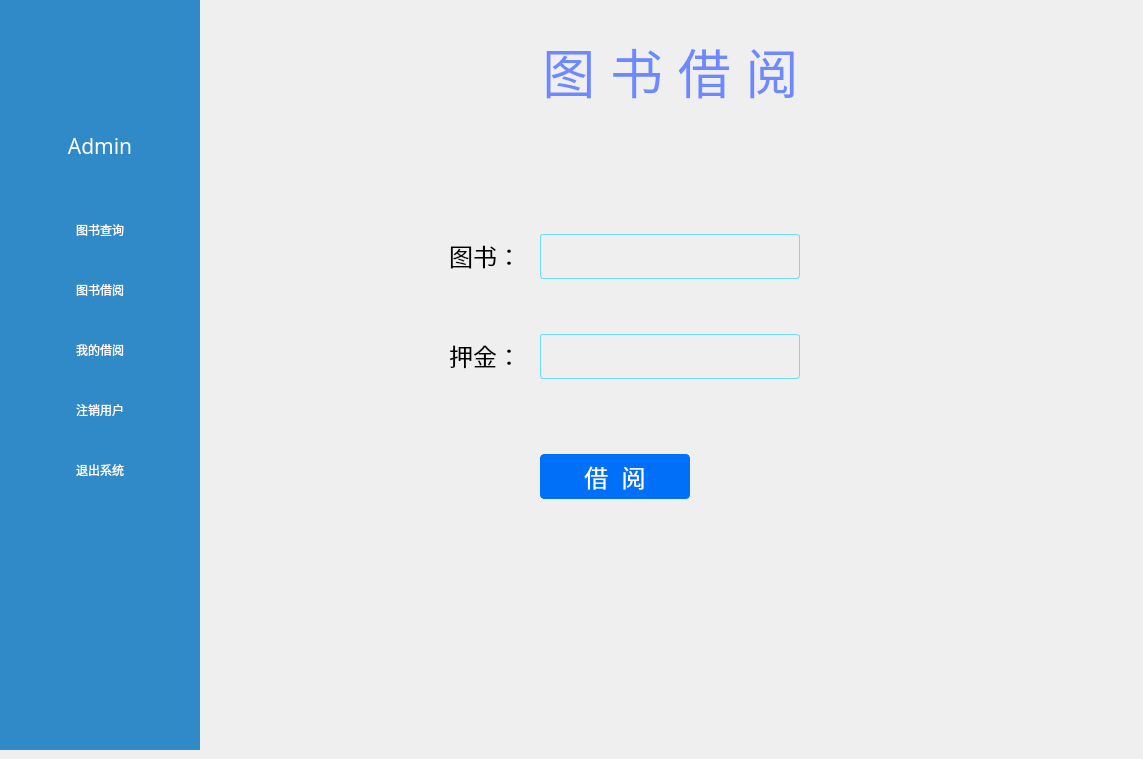
<?xml version="1.0" encoding="UTF-8"?>
<ui version="4.0">
 <class>FormUser</class>
 <widget class="QWidget" name="FormUser">
  <property name="geometry">
   <rect>
    <x>0</x>
    <y>0</y>
    <width>1143</width>
    <height>759</height>
   </rect>
  </property>
  <property name="windowTitle">
   <string>Form</string>
  </property>
  <widget class="QWidget" name="widget" native="true">
   <property name="geometry">
    <rect>
     <x>0</x>
     <y>0</y>
     <width>200</width>
     <height>750</height>
    </rect>
   </property>
   <property name="styleSheet">
    <string notr="true">#widget{
	background-color: rgb(48, 138, 199);
}</string>
   </property>
   <widget class="QLabel" name="lb_user">
    <property name="geometry">
     <rect>
      <x>0</x>
      <y>130</y>
      <width>200</width>
      <height>31</height>
     </rect>
    </property>
    <property name="font">
     <font>
      <family>方正舒体</family>
      <pointsize>16</pointsize>
      <weight>50</weight>
      <bold>false</bold>
     </font>
    </property>
    <property name="styleSheet">
     <string notr="true">color: rgb(255, 255, 255);</string>
    </property>
    <property name="text">
     <string>Admin</string>
    </property>
    <property name="alignment">
     <set>Qt::AlignCenter</set>
    </property>
   </widget>
   <widget class="QPushButton" name="btn_head">
    <property name="geometry">
     <rect>
      <x>60</x>
      <y>30</y>
      <width>81</width>
      <height>81</height>
     </rect>
    </property>
    <property name="styleSheet">
     <string notr="true">border:none;</string>
    </property>
    <property name="text">
     <string/>
    </property>
    <property name="icon">
     <iconset resource="res.qrc">
      <normaloff>:/res/books1.png</normaloff>:/res/books1.png</iconset>
    </property>
    <property name="iconSize">
     <size>
      <width>81</width>
      <height>81</height>
     </size>
    </property>
   </widget>
   <widget class="QPushButton" name="btn_bar_query">
    <property name="geometry">
     <rect>
      <x>0</x>
      <y>200</y>
      <width>200</width>
      <height>60</height>
     </rect>
    </property>
    <property name="styleSheet">
     <string notr="true">QPushButton {
    background-color: rgb(48, 138, 199);
    color: white;
    border-style: outset;
    border-width: 0px;
    border-color: beige;
	font: 14pt &quot;幼圆&quot;;
}
QPushButton:hover {
    background-color: rgb(58, 181, 251);
}
QPushButton:pressed {
    background-color: #005CA3;
}</string>
    </property>
    <property name="text">
     <string>图书查询</string>
    </property>
   </widget>
   <widget class="QPushButton" name="btn_bar_lend">
    <property name="geometry">
     <rect>
      <x>0</x>
      <y>260</y>
      <width>200</width>
      <height>60</height>
     </rect>
    </property>
    <property name="styleSheet">
     <string notr="true">QPushButton {
    background-color: rgb(48, 138, 199);
    color: white;
    border-style: outset;
    border-width: 0px;
    border-color: beige;
	font: 14pt &quot;幼圆&quot;;
}
QPushButton:hover {
    background-color: rgb(58, 181, 251);
}
QPushButton:pressed {
    background-color: #005CA3;
}</string>
    </property>
    <property name="text">
     <string>图书借阅</string>
    </property>
   </widget>
   <widget class="QPushButton" name="btn_bar_me">
    <property name="geometry">
     <rect>
      <x>0</x>
      <y>320</y>
      <width>200</width>
      <height>60</height>
     </rect>
    </property>
    <property name="styleSheet">
     <string notr="true">QPushButton {
    background-color: rgb(48, 138, 199);
    color: white;
    border-style: outset;
    border-width: 0px;
    border-color: beige;
	font: 14pt &quot;幼圆&quot;;
}
QPushButton:hover {
    background-color: rgb(58, 181, 251);
}
QPushButton:pressed {
    background-color: #005CA3;
}</string>
    </property>
    <property name="text">
     <string>我的借阅</string>
    </property>
   </widget>
   <widget class="QPushButton" name="btn_bar_logout">
    <property name="geometry">
     <rect>
      <x>0</x>
      <y>380</y>
      <width>200</width>
      <height>60</height>
     </rect>
    </property>
    <property name="styleSheet">
     <string notr="true">QPushButton {
    background-color: rgb(48, 138, 199);
    color: white;
    border-style: outset;
    border-width: 0px;
    border-color: beige;
	font: 14pt &quot;幼圆&quot;;
}
QPushButton:hover {
    background-color: rgb(58, 181, 251);
}
QPushButton:pressed {
    background-color: #005CA3;
}</string>
    </property>
    <property name="text">
     <string>注销用户</string>
    </property>
   </widget>
   <widget class="QPushButton" name="btn_bar_exit">
    <property name="geometry">
     <rect>
      <x>0</x>
      <y>440</y>
      <width>200</width>
      <height>60</height>
     </rect>
    </property>
    <property name="styleSheet">
     <string notr="true">QPushButton {
    background-color: rgb(48, 138, 199);
    color: white;
    border-style: outset;
    border-width: 0px;
    border-color: beige;
	font: 14pt &quot;幼圆&quot;;
}
QPushButton:hover {
    background-color: rgb(58, 181, 251);
}
QPushButton:pressed {
    background-color: #005CA3;
}</string>
    </property>
    <property name="text">
     <string>退出系统</string>
    </property>
   </widget>
  </widget>
  <widget class="QStackedWidget" name="stackedWidget">
   <property name="geometry">
    <rect>
     <x>200</x>
     <y>0</y>
     <width>941</width>
     <height>750</height>
    </rect>
   </property>
   <property name="styleSheet">
    <string notr="true">background-color: rgba(255, 255, 255, 0);</string>
   </property>
   <property name="currentIndex">
    <number>3</number>
   </property>
   <widget class="QWidget" name="page_books">
    <widget class="QPushButton" name="btn_query">
     <property name="geometry">
      <rect>
       <x>759</x>
       <y>150</y>
       <width>171</width>
       <height>45</height>
      </rect>
     </property>
     <property name="sizePolicy">
      <sizepolicy hsizetype="Fixed" vsizetype="Fixed">
       <horstretch>0</horstretch>
       <verstretch>0</verstretch>
      </sizepolicy>
     </property>
     <property name="font">
      <font>
       <pointsize>18</pointsize>
      </font>
     </property>
     <property name="styleSheet">
      <string notr="true">#btn_query{
border:1px solid rgb(0, 112, 249);
color: rgb(255, 255, 255);
border-radius:4px;
background-color: rgb(0, 112, 249);
}

#btn_query:hover{
border:1px solid rgb(0, 128, 0);
background-color: rgb(0, 128, 0);
}
#btn_query:press{
border:1px solid rgb(0, 112, 249);
background-color: rgb(0, 112, 249);
}
</string>
     </property>
     <property name="text">
      <string>图书查询</string>
     </property>
     <property name="icon">
      <iconset resource="res.qrc">
       <normaloff>:/res/up.png</normaloff>:/res/up.png</iconset>
     </property>
     <property name="iconSize">
      <size>
       <width>32</width>
       <height>32</height>
      </size>
     </property>
    </widget>
    <widget class="QTableView" name="tv_book">
     <property name="geometry">
      <rect>
       <x>10</x>
       <y>205</y>
       <width>921</width>
       <height>531</height>
      </rect>
     </property>
     <property name="styleSheet">
      <string notr="true">border:1px solid rgb(110,220,255);</string>
     </property>
    </widget>
    <widget class="QLineEdit" name="ed_title_query">
     <property name="geometry">
      <rect>
       <x>10</x>
       <y>150</y>
       <width>741</width>
       <height>45</height>
      </rect>
     </property>
     <property name="font">
      <font>
       <pointsize>18</pointsize>
      </font>
     </property>
     <property name="styleSheet">
      <string notr="true">border:1px solid rgb(110,220,255);
border-radius:3px;</string>
     </property>
     <property name="placeholderText">
      <string>书名</string>
     </property>
    </widget>
    <widget class="QLabel" name="label_19">
     <property name="geometry">
      <rect>
       <x>0</x>
       <y>20</y>
       <width>941</width>
       <height>101</height>
      </rect>
     </property>
     <property name="font">
      <font>
       <pointsize>40</pointsize>
      </font>
     </property>
     <property name="styleSheet">
      <string notr="true">color: rgb(110, 137, 255);</string>
     </property>
     <property name="text">
      <string>图 书 查 询</string>
     </property>
     <property name="alignment">
      <set>Qt::AlignCenter</set>
     </property>
    </widget>
   </widget>
   <widget class="QWidget" name="page_1"/>
   <widget class="QWidget" name="page_2"/>
   <widget class="QWidget" name="page_lend">
    <widget class="QPushButton" name="btn_log_out">
     <property name="geometry">
      <rect>
       <x>340</x>
       <y>454</y>
       <width>150</width>
       <height>45</height>
      </rect>
     </property>
     <property name="sizePolicy">
      <sizepolicy hsizetype="Fixed" vsizetype="Fixed">
       <horstretch>0</horstretch>
       <verstretch>0</verstretch>
      </sizepolicy>
     </property>
     <property name="font">
      <font>
       <pointsize>18</pointsize>
      </font>
     </property>
     <property name="styleSheet">
      <string notr="true">#btn_log_out{
border:1px solid rgb(0, 112, 249);
color: rgb(255, 255, 255);
border-radius:4px;
background-color: rgb(0, 112, 249);
}

#btn_log_out:hover{
border:1px solid rgb(0, 128, 0);
background-color: rgb(0, 128, 0);
}
#btn_log_out:press{
border:1px solid rgb(0, 112, 249);
background-color: rgb(0, 112, 249);
}
</string>
     </property>
     <property name="text">
      <string>借  阅</string>
     </property>
    </widget>
    <widget class="QLabel" name="label_34">
     <property name="geometry">
      <rect>
       <x>220</x>
       <y>340</y>
       <width>101</width>
       <height>31</height>
      </rect>
     </property>
     <property name="font">
      <font>
       <pointsize>18</pointsize>
      </font>
     </property>
     <property name="text">
      <string>押金：</string>
     </property>
     <property name="alignment">
      <set>Qt::AlignRight|Qt::AlignTrailing|Qt::AlignVCenter</set>
     </property>
    </widget>
    <widget class="QLineEdit" name="ed_crash">
     <property name="geometry">
      <rect>
       <x>340</x>
       <y>334</y>
       <width>260</width>
       <height>45</height>
      </rect>
     </property>
     <property name="font">
      <font>
       <pointsize>18</pointsize>
      </font>
     </property>
     <property name="styleSheet">
      <string notr="true">border:1px solid rgb(110,220,255);
border-radius:3px;</string>
     </property>
     <property name="placeholderText">
      <string/>
     </property>
    </widget>
    <widget class="QLineEdit" name="ed_book_log_out">
     <property name="geometry">
      <rect>
       <x>340</x>
       <y>234</y>
       <width>260</width>
       <height>45</height>
      </rect>
     </property>
     <property name="font">
      <font>
       <pointsize>18</pointsize>
      </font>
     </property>
     <property name="styleSheet">
      <string notr="true">border:1px solid rgb(110,220,255);
border-radius:3px;</string>
     </property>
     <property name="placeholderText">
      <string/>
     </property>
    </widget>
    <widget class="QLabel" name="label_32">
     <property name="geometry">
      <rect>
       <x>220</x>
       <y>240</y>
       <width>101</width>
       <height>31</height>
      </rect>
     </property>
     <property name="font">
      <font>
       <pointsize>18</pointsize>
      </font>
     </property>
     <property name="text">
      <string>图书：</string>
     </property>
     <property name="alignment">
      <set>Qt::AlignRight|Qt::AlignTrailing|Qt::AlignVCenter</set>
     </property>
    </widget>
    <widget class="QLabel" name="label_20">
     <property name="geometry">
      <rect>
       <x>0</x>
       <y>20</y>
       <width>941</width>
       <height>101</height>
      </rect>
     </property>
     <property name="font">
      <font>
       <pointsize>40</pointsize>
      </font>
     </property>
     <property name="styleSheet">
      <string notr="true">color: rgb(110, 137, 255);</string>
     </property>
     <property name="text">
      <string>图 书 借 阅</string>
     </property>
     <property name="alignment">
      <set>Qt::AlignCenter</set>
     </property>
    </widget>
   </widget>
   <widget class="QWidget" name="page_me">
    <widget class="QTableView" name="tv_log">
     <property name="geometry">
      <rect>
       <x>10</x>
       <y>205</y>
       <width>921</width>
       <height>531</height>
      </rect>
     </property>
     <property name="styleSheet">
      <string notr="true">border:1px solid rgb(110,220,255);</string>
     </property>
    </widget>
    <widget class="QLineEdit" name="ed_log_name">
     <property name="geometry">
      <rect>
       <x>10</x>
       <y>150</y>
       <width>421</width>
       <height>45</height>
      </rect>
     </property>
     <property name="font">
      <font>
       <pointsize>18</pointsize>
      </font>
     </property>
     <property name="styleSheet">
      <string notr="true">border:1px solid rgb(110,220,255);
border-radius:3px;</string>
     </property>
     <property name="placeholderText">
      <string>名称</string>
     </property>
    </widget>
    <widget class="QPushButton" name="btn_log_query">
     <property name="geometry">
      <rect>
       <x>440</x>
       <y>150</y>
       <width>171</width>
       <height>45</height>
      </rect>
     </property>
     <property name="sizePolicy">
      <sizepolicy hsizetype="Fixed" vsizetype="Fixed">
       <horstretch>0</horstretch>
       <verstretch>0</verstretch>
      </sizepolicy>
     </property>
     <property name="font">
      <font>
       <pointsize>18</pointsize>
      </font>
     </property>
     <property name="styleSheet">
      <string notr="true">QPushButton{
border:1px solid rgb(0, 112, 249);
color: rgb(255, 255, 255);
border-radius:4px;
background-color: rgb(0, 112, 249);
}

QPushButton:hover{
border:1px solid rgb(0, 128, 0);
background-color: rgb(0, 128, 0);
}
QPushButton:press{
border:1px solid rgb(0, 112, 249);
background-color: rgb(0, 112, 249);
}
</string>
     </property>
     <property name="text">
      <string>借阅查询</string>
     </property>
     <property name="icon">
      <iconset resource="res.qrc">
       <normaloff>:/res/up.png</normaloff>:/res/up.png</iconset>
     </property>
     <property name="iconSize">
      <size>
       <width>32</width>
       <height>32</height>
      </size>
     </property>
    </widget>
    <widget class="QLabel" name="label_18">
     <property name="geometry">
      <rect>
       <x>0</x>
       <y>20</y>
       <width>941</width>
       <height>101</height>
      </rect>
     </property>
     <property name="font">
      <font>
       <pointsize>40</pointsize>
      </font>
     </property>
     <property name="styleSheet">
      <string notr="true">color: rgb(110, 137, 255);</string>
     </property>
     <property name="text">
      <string>我 的 借 阅</string>
     </property>
     <property name="alignment">
      <set>Qt::AlignCenter</set>
     </property>
    </widget>
    <widget class="QPushButton" name="btn_return">
     <property name="geometry">
      <rect>
       <x>620</x>
       <y>150</y>
       <width>171</width>
       <height>45</height>
      </rect>
     </property>
     <property name="sizePolicy">
      <sizepolicy hsizetype="Fixed" vsizetype="Fixed">
       <horstretch>0</horstretch>
       <verstretch>0</verstretch>
      </sizepolicy>
     </property>
     <property name="font">
      <font>
       <pointsize>18</pointsize>
      </font>
     </property>
     <property name="styleSheet">
      <string notr="true">QPushButton{
border:1px solid rgb(39, 185, 209);
color: rgb(255, 255, 255);
border-radius:4px;
background-color: rgb(39, 185, 209);
}

QPushButton:hover{
border:1px solid rgb(0, 128, 0);
background-color: rgb(0, 128, 0);
}
QPushButton:press{
border:1px solid rgb(0, 112, 249);
background-color: rgb(0, 112, 249);
}
</string>
     </property>
     <property name="text">
      <string>归还图书</string>
     </property>
     <property name="icon">
      <iconset resource="res.qrc">
       <normaloff>:/res/recover.png</normaloff>:/res/recover.png</iconset>
     </property>
     <property name="iconSize">
      <size>
       <width>32</width>
       <height>32</height>
      </size>
     </property>
    </widget>
    <widget class="QPushButton" name="btn_renew">
     <property name="geometry">
      <rect>
       <x>800</x>
       <y>150</y>
       <width>131</width>
       <height>45</height>
      </rect>
     </property>
     <property name="sizePolicy">
      <sizepolicy hsizetype="Fixed" vsizetype="Fixed">
       <horstretch>0</horstretch>
       <verstretch>0</verstretch>
      </sizepolicy>
     </property>
     <property name="font">
      <font>
       <pointsize>18</pointsize>
      </font>
     </property>
     <property name="styleSheet">
      <string notr="true">QPushButton{
border:1px solid rgb(110, 137, 255);
color: rgb(255, 255, 255);
border-radius:4px;
background-color: rgb(110, 137, 255);
}

QPushButton:hover{
border:1px solid rgb(0, 128, 0);
background-color: rgb(0, 128, 0);
}
QPushButton:press{
border:1px solid rgb(0, 112, 249);
background-color: rgb(0, 112, 249);
}
</string>
     </property>
     <property name="text">
      <string>续借</string>
     </property>
     <property name="icon">
      <iconset resource="res.qrc">
       <normaloff>:/res/login.png</normaloff>:/res/login.png</iconset>
     </property>
     <property name="iconSize">
      <size>
       <width>32</width>
       <height>32</height>
      </size>
     </property>
    </widget>
   </widget>
   <widget class="QWidget" name="page_3"/>
  </widget>
 </widget>
 <resources>
  <include location="res.qrc"/>
 </resources>
 <connections/>
</ui>
